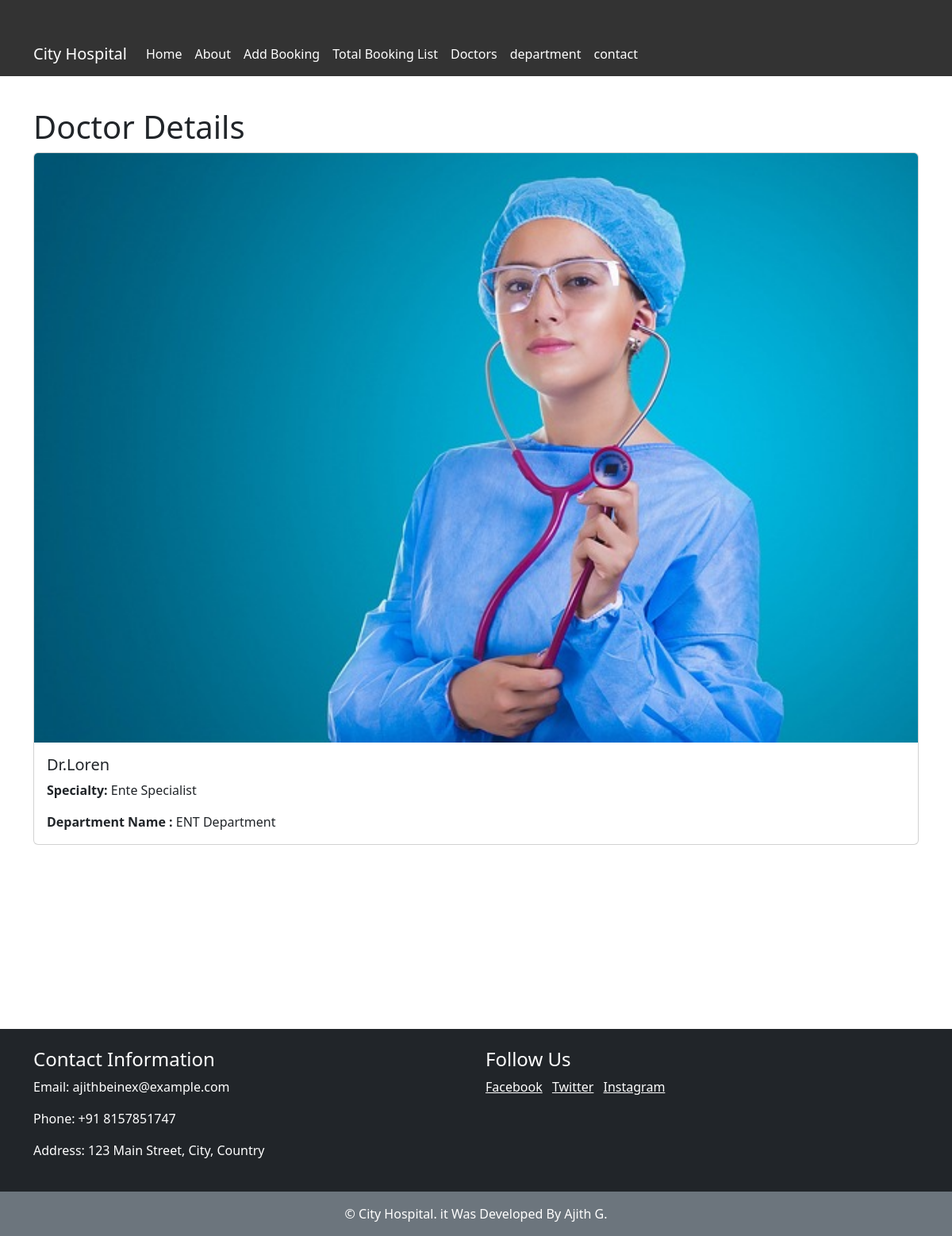
Page /doctor/3/ on the committed database.
### home/models.py (models this page shows, shortened)
class Doctors(models.Model):
    doctor_name=models.CharField(max_length=50)
    doctor_special=models.CharField(max_length=50)
    department_name=models.ForeignKey(Department,on_delete=models.CASCADE)
    doctor_image=models.ImageField(upload_to='static/doctor-image')

class Department(models.Model):
    dep_name=models.CharField(max_length=50)
    dep_description=models.TextField()
    def __str__(self):
        return self.dep_name

### home/views.py (the view)
# urls.py: path('doctor/<int:doctor_id>/', views.doctor_detail, name='doctor_detail'),
def doctor_detail(request, doctor_id):
    doctor = get_object_or_404(Doctors, id=doctor_id)
    return render(request, 'doctor_detail.html', {'doctor': doctor})

### templates/doctor_detail.html (shortened to what this page needs)
{% extends 'home.html' %}
{% block content %}
  <div class="container">
    <h1>Doctor Details</h1>
    <div class="card mb-3">
      <img src="{{ doctor.doctor_image.url }}" class="card-img-top "alt="{{ doctor.doctor_name }}">
      <div class="card-body">
        <h5 class="card-title">{{ doctor.doctor_name }}</h5>
        <p class="card-text"><strong>Specialty:</strong> {{ doctor.doctor_special }}</p>
        <p class="card-text"><strong>Department Name  :</strong> {{ doctor.department_name }}</p>
      </div>
    </div>
  </div>
{% endblock %}

### templates/home.html (style rules this page uses)
.container { padding-top: 40px; }

### rows in the picture
Doctors: doctor_image (picture), doctor_name "Dr.Loren", doctor_special "Ente Specialist", department_name "ENT Department"
